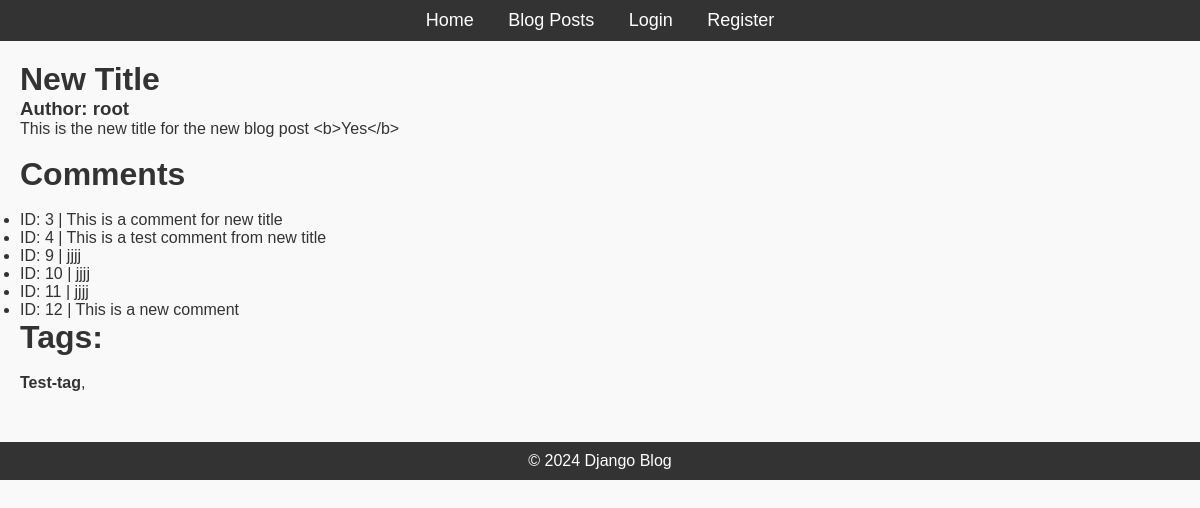
/posts/7, run on the app's committed database.
### blog/models.py (models this page shows, shortened)
class Post(models.Model):
	title = models.CharField(max_length=200)
	content = models.TextField()
	published_date = models.DateTimeField(auto_now_add=True)
	author = models.ForeignKey(User, on_delete=models.CASCADE, related_name="posts")
	tags = TaggableManager()

class Comment(models.Model):
	post = models.ForeignKey(Post, on_delete=models.CASCADE, related_name="comments")
	author = models.ForeignKey(User, on_delete=models.CASCADE, related_name="comment")
	content = models.TextField()
	created_at = models.DateTimeField(auto_now_add=True)
	updated_at = models.DateTimeField(auto_now=True)

### blog/views.py (the view)
# urls.py: path("posts/<int:pk>", Detail.as_view(), name="post-detail"),
class Detail(DetailView):
	model = Post
	context_object_name = "post"
	def get_context_data(self, **kwargs):
		context = super().get_context_data(**kwargs)
		context["comments"] = Comment.objects.filter(post=self.object)
		return context

### blog/templates/blog/post_detail.html
{% extends 'blog/base.html' %}
{% block content %}
	<h1>{{post.title}}</h1>
	<h3>Author: {{post.author}}</h3>
	<p>{{post.content}}</p>
<br>
<h1>Comments</h1>
<br>
<ul>
	{% for comment in comments %}
		<li>ID: {{comment.id}} | {{comment.content}}</li>
	{% endfor %}
</ul>
<h1>Tags:</h1>
<br>
<p>
	{% for tag in post.tags.all %}
		<b>{{tag.name}}</b>,
	{% endfor %}
</p>
{% endblock %}

### blog/static/css/styles.css (style rules this page uses)
* { margin: 0; padding: 0; box-sizing: border-box; }
body { font-family: Arial, sans-serif; background-color: #f9f9f9; color: #333; }

### data on the page
Post: title "New Title", author "root", content "This is the new title for the new blog post <b>Yes</b>"
Comment: id "3", content "This is a comment for new title"
Comment: id "4", content "This is a test comment from new title"
Comment: id "9", content "jjjj"
Comment: id "10", content "jjjj"
Comment: id "11", content "jjjj"
Comment: id "12", content "This is a new comment"
Tag: name "Test-tag"
